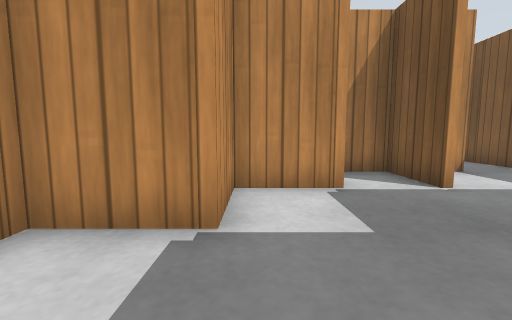
view 1 (above)

24 first-person views from a walk through a Gazebo world. The camera is 0.5 m above the floor, tilts 6° down and sees 90° across. The floor is counted in squares, 0.5 m on a side. Each view is taken from the middle of a square. On the plan, view 1 faces up. The plan holds only what a view shows up to about 11 squares ahead; the rest is blank. Simple patterns stand in for the simulator's built-in surfaces.

view 2
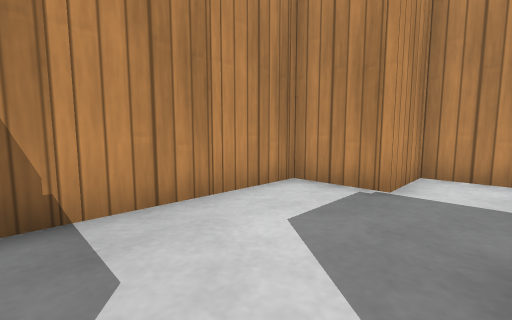

view 3
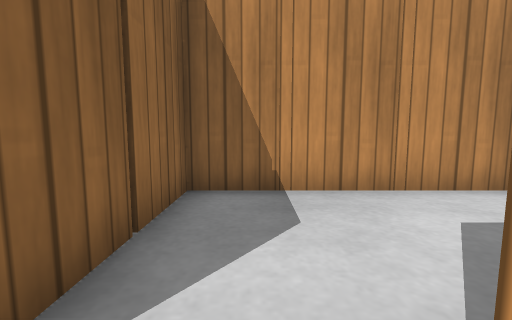

view 4
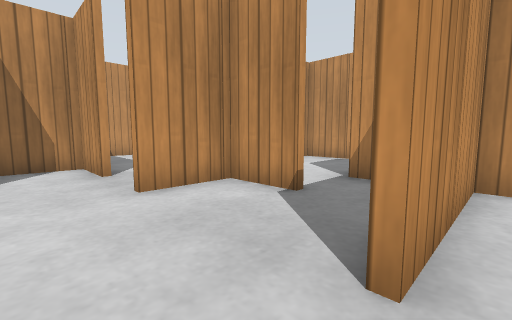

view 5
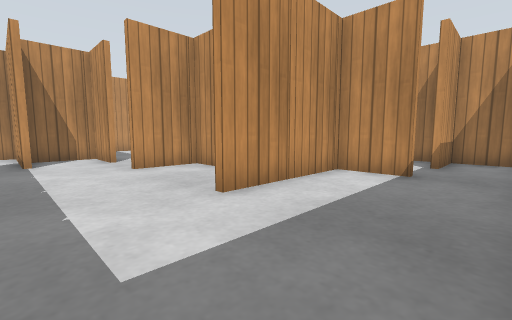

view 6
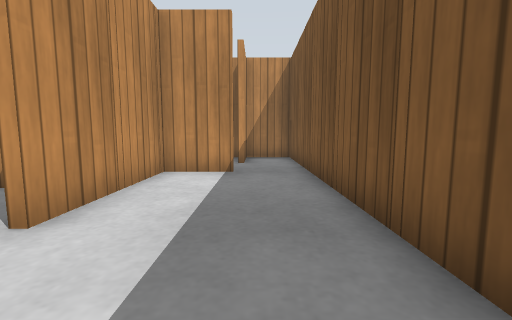

view 7
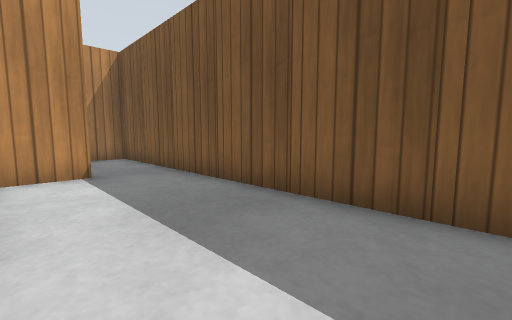

view 8
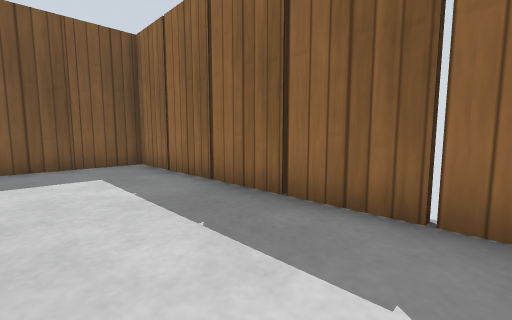

view 9
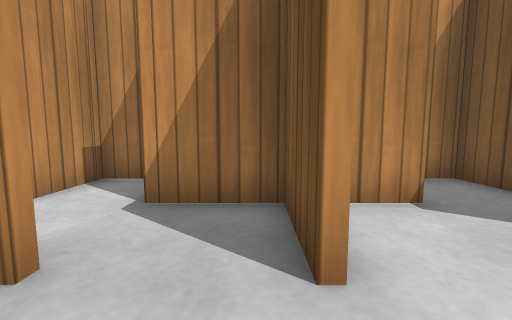

view 10
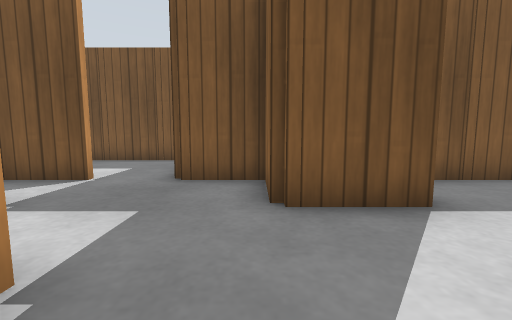

view 11
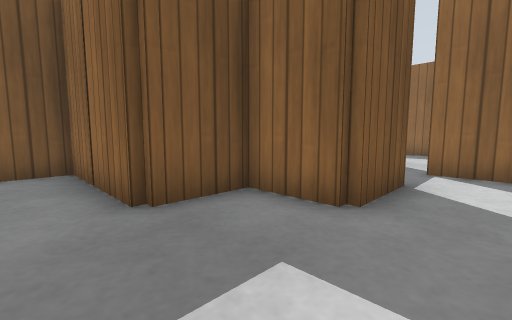

view 12
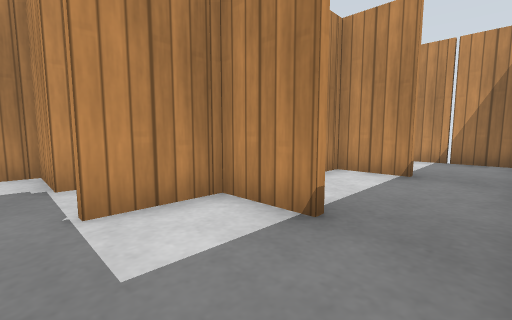

view 13
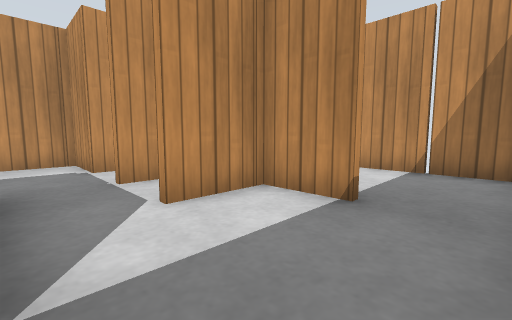

view 14
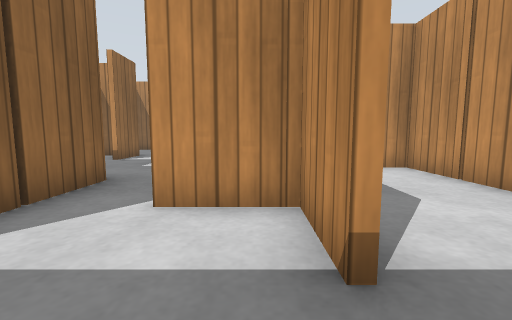

view 15
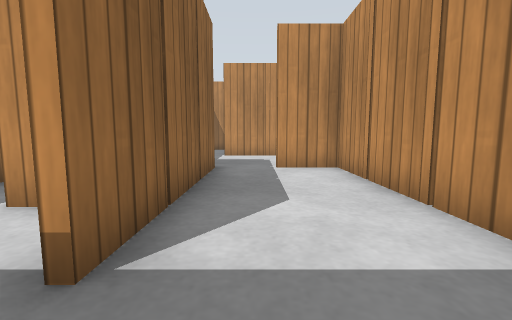

view 16
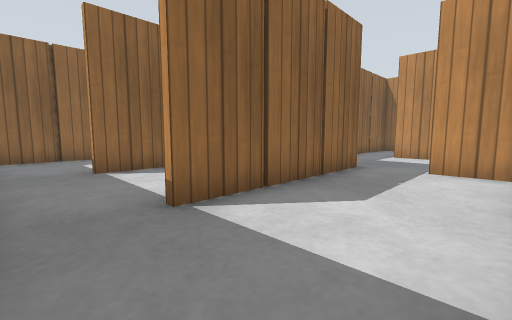

view 17
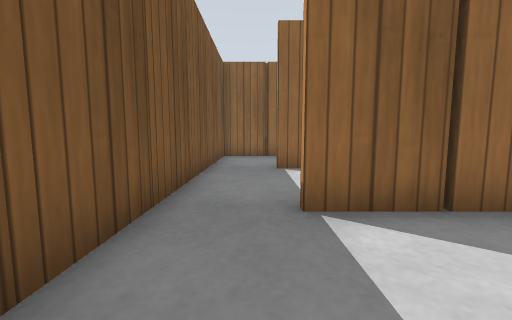

view 18
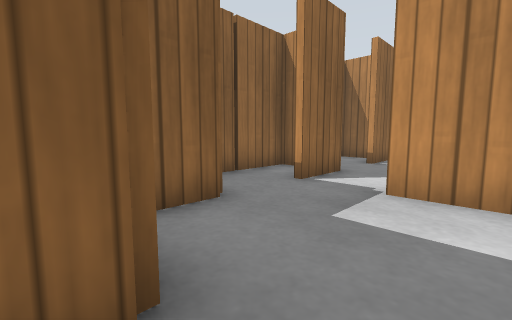

view 19
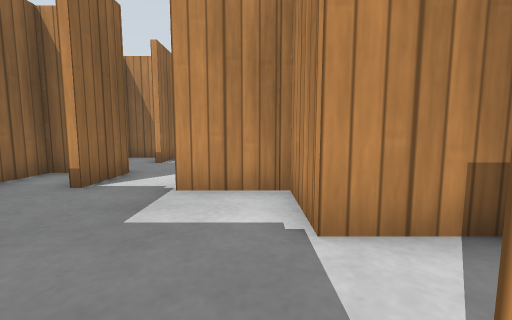

view 20
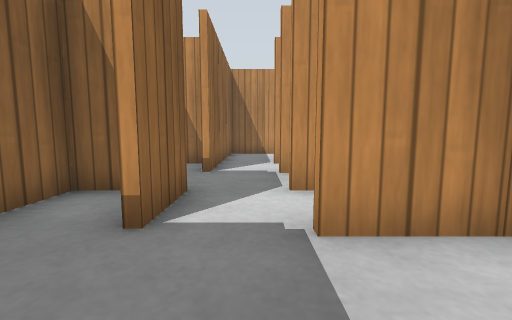

view 21
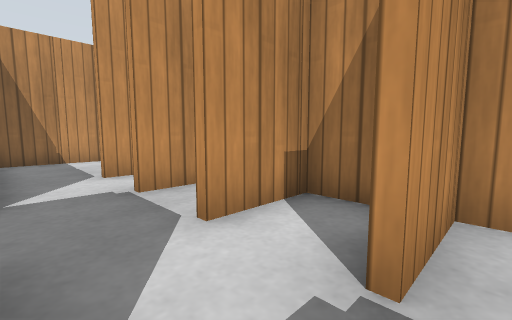

view 22
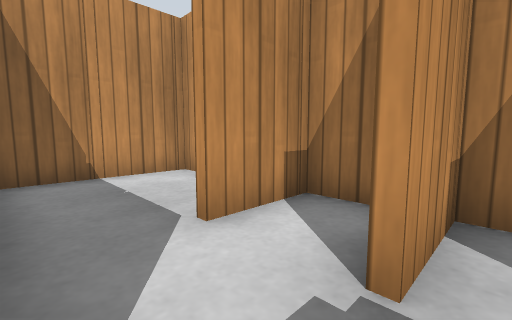

view 23
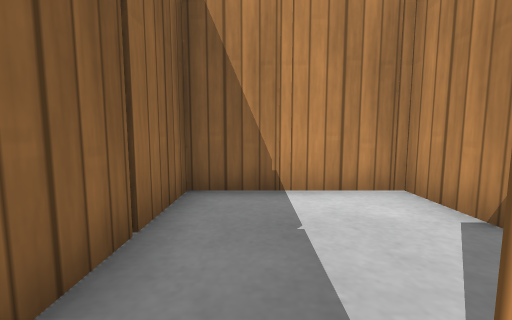

view 24
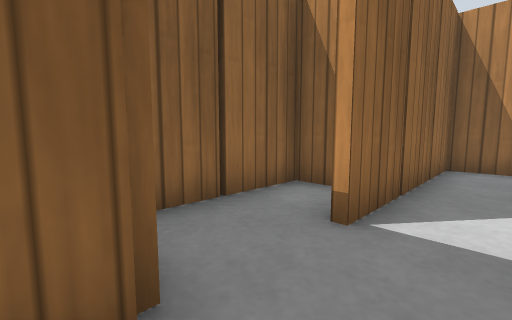

### Floor plan
Ten units are one square. View 1 is at (0, 0); x grows to the right and y downward. Boxes are objects, and circles mark ways between rooms. Rooms are numbered by the first view taken in them; rooms with no view inside come last. Other rooms are left out.
<svg viewBox="-140 -150 230 250">
<path fill="none" stroke="#000" d="M15 -8 34 -8 34 -25M14 14 14 -5M16 -50 16 -46 -4 -46 -4 -26 -24 -26 -24 32 15 32M34 -45 34 -65M34 45 34 35M15 34 -9 34M34 26 34 15M-4 35 -4 55M20 14 14 14M-5 92 74 92 74 16M55 14 36 14 36 55M-25 54 -44 54 -44 74M55 -66 22 -66M36 -65 36 -45M35 -28 74 -28 74 -65M55 -106 36 -106 36 -85M74 -65 74 -105M35 -68 55 -68M71 -144 -4 -144 -4 -125M74 -105 74 -128M-5 -108 55 -108M15 -68 35 -68M16 -95 16 -85M-4 -105 -4 -86 -29 -86M-24 -85 -24 -65M-5 -48 8 -48M-44 -38 -44 -28 -19 -28M-45 -48 -25 -48M-64 -85 -64 -65M-44 -85 -44 -65M-84 -42 -84 -28 -52 -28M-29 -86 -69 -86M-105 -86 -124 -86 -124 -48 -65 -48M-69 -86 -84 -86 -84 -65M56 -25 56 -5M74 16 74 -26 45 -26M-34 14 -44 14 -44 32M-9 34 -26 34M-6 55 -6 35"/>
<rect x="-35" y="-15" width="10" height="10" fill="#bbb"><title>wooden post</title></rect>
<rect x="-25" y="15" width="10" height="10" fill="#bbb"><title>wooden post</title></rect>
<rect x="-25" y="-25" width="10" height="10" fill="#bbb"><title>wooden post</title></rect>
<rect x="-15" y="25" width="10" height="10" fill="#bbb"><title>wooden post</title></rect>
<rect x="5" y="-15" width="20" height="20" fill="#bbb"><title>wooden post</title></rect>
<rect x="25" y="-35" width="10" height="10" fill="#bbb"><title>wooden post</title></rect>
<rect x="-45" y="55" width="10" height="10" fill="#bbb"><title>wooden post</title></rect>
<rect x="-15" y="85" width="10" height="10" fill="#bbb"><title>wooden post</title></rect>
<rect x="-5" y="35" width="10" height="10" fill="#bbb"><title>wooden post</title></rect>
<rect x="5" y="85" width="10" height="10" fill="#bbb"><title>wooden post</title></rect>
<rect x="25" y="85" width="10" height="10" fill="#bbb"><title>wooden post</title></rect>
<rect x="25" y="25" width="10" height="10" fill="#bbb"><title>wooden post</title></rect>
<rect x="35" y="15" width="10" height="10" fill="#bbb"><title>wooden post</title></rect>
<rect x="45" y="85" width="10" height="10" fill="#bbb"><title>wooden post</title></rect>
<rect x="75" y="75" width="10" height="10" fill="#bbb"><title>wooden post</title></rect>
<rect x="75" y="55" width="10" height="10" fill="#bbb"><title>wooden post</title></rect>
<rect x="75" y="35" width="10" height="10" fill="#bbb"><title>wooden post</title></rect>
<rect x="75" y="15" width="10" height="10" fill="#bbb"><title>wooden post</title></rect>
<rect x="35" y="-65" width="10" height="10" fill="#bbb"><title>wooden post</title></rect>
<rect x="45" y="-35" width="10" height="10" fill="#bbb"><title>wooden post</title></rect>
<rect x="75" y="-45" width="10" height="10" fill="#bbb"><title>wooden post</title></rect>
<rect x="75" y="-65" width="10" height="10" fill="#bbb"><title>wooden post</title></rect>
<rect x="35" y="-105" width="10" height="10" fill="#bbb"><title>wooden post</title></rect>
<rect x="75" y="-85" width="10" height="10" fill="#bbb"><title>wooden post</title></rect>
<rect x="75" y="-105" width="10" height="10" fill="#bbb"><title>wooden post</title></rect>
<rect x="5" y="-115" width="10" height="10" fill="#bbb"><title>wooden post</title></rect>
<rect x="5" y="-145" width="10" height="10" fill="#bbb"><title>wooden post</title></rect>
<rect x="25" y="-115" width="10" height="10" fill="#bbb"><title>wooden post</title></rect>
<rect x="25" y="-145" width="10" height="10" fill="#bbb"><title>wooden post</title></rect>
<rect x="45" y="-145" width="10" height="10" fill="#bbb"><title>wooden post</title></rect>
<rect x="75" y="-125" width="10" height="10" fill="#bbb"><title>wooden post</title></rect>
<rect x="-25" y="-85" width="10" height="10" fill="#bbb"><title>wooden post</title></rect>
<rect x="5" y="-75" width="10" height="10" fill="#bbb"><title>wooden post</title></rect>
<rect x="25" y="-75" width="10" height="10" fill="#bbb"><title>wooden post</title></rect>
<rect x="-35" y="-35" width="10" height="10" fill="#bbb"><title>wooden post</title></rect>
<rect x="-15" y="-55" width="10" height="10" fill="#bbb"><title>wooden post</title></rect>
<rect x="-75" y="-35" width="10" height="10" fill="#bbb"><title>wooden post</title></rect>
<rect x="-65" y="-85" width="10" height="10" fill="#bbb"><title>wooden post</title></rect>
<rect x="-55" y="-55" width="10" height="10" fill="#bbb"><title>wooden post</title></rect>
<rect x="-45" y="-85" width="10" height="10" fill="#bbb"><title>wooden post</title></rect>
<rect x="-135" y="-75" width="20" height="20" fill="#bbb"><title>wooden post</title></rect>
<rect x="-125" y="-85" width="10" height="10" fill="#bbb"><title>wooden post</title></rect>
<rect x="-115" y="-55" width="10" height="10" fill="#bbb"><title>wooden post</title></rect>
<rect x="-95" y="-55" width="10" height="10" fill="#bbb"><title>wooden post</title></rect>
<rect x="-95" y="-95" width="10" height="10" fill="#bbb"><title>wooden post</title></rect>
<rect x="55" y="-25" width="10" height="10" fill="#bbb"><title>wooden post</title></rect>
<rect x="75" y="-5" width="10" height="10" fill="#bbb"><title>wooden post</title></rect>
<rect x="75" y="-25" width="10" height="10" fill="#bbb"><title>wooden post</title></rect>
<circle cx="10" cy="20" r="3" fill="#2a7"/>
<circle cx="40" cy="-40" r="3" fill="#2a7"/>
<circle cx="70" cy="10" r="3" fill="#2a7"/>
<circle cx="-20" cy="50" r="3" fill="#2a7"/>
<circle cx="70" cy="-70" r="3" fill="#2a7"/>
<circle cx="70" cy="-110" r="3" fill="#2a7"/>
<circle cx="40" cy="-80" r="3" fill="#2a7"/>
<circle cx="-10" cy="-70" r="3" fill="#2a7"/>
<circle cx="-30" cy="-60" r="3" fill="#2a7"/>
<circle cx="-70" cy="-60" r="3" fill="#2a7"/>
<text x="0" y="-10">1</text>
<text x="30" y="60">2</text>
<text x="60" y="-50">3</text>
<text x="60" y="-90">4</text>
<text x="40" y="-130">5</text>
<text x="10" y="-80">6</text>
<text x="-20" y="-50">7</text>
<text x="-60" y="-60">8</text>
<text x="-100" y="-70">9</text>
<text x="70" y="-10">10</text>
<text x="-40" y="40">11</text>
</svg>
Room 1 opens to room 2. Room 1 opens to room 3. Room 2 opens to room 10. Room 2 opens to room 11. Room 3 opens to room 4. Room 4 opens to room 5. Room 4 opens to room 6. Room 6 opens to room 7. Room 7 opens to room 8. Room 8 opens to room 9.

Where each view was taken, in squares from view 1:
view 1: 0 up, 0 right, facing up
view 2: 2 down, 1 right, facing up-left
view 3: 2 down, 2 right, facing left
view 4: 7 down, 4 right, facing up-left
view 5: 8 down, 7 right, facing up-left
view 6: 8 down, 6 right, facing up
view 7: 8 down, 4 right, facing up-right
view 8: 6 down, 1 left, facing down-right
view 9: 7 down, 1 left, facing up
view 10: 1 up, 2 left, facing right
view 11: 4 up, 0 right, facing down-right
view 12: 4 up, 7 right, facing up-left
view 13: 7 up, 7 right, facing up-left
view 14: 10 up, 7 right, facing left
view 15: 12 up, 7 right, facing left
view 16: 14 up, 7 right, facing down-left
view 17: 14 up, 6 right, facing down
view 18: 8 up, 2 right, facing down-left
view 19: 8 up, 2 right, facing left
view 20: 6 up, 0 right, facing left
view 21: 5 up, 2 left, facing up-left
view 22: 5 up, 6 left, facing up-left
view 23: 6 up, 8 left, facing left
view 24: 6 up, 4 left, facing down-left
